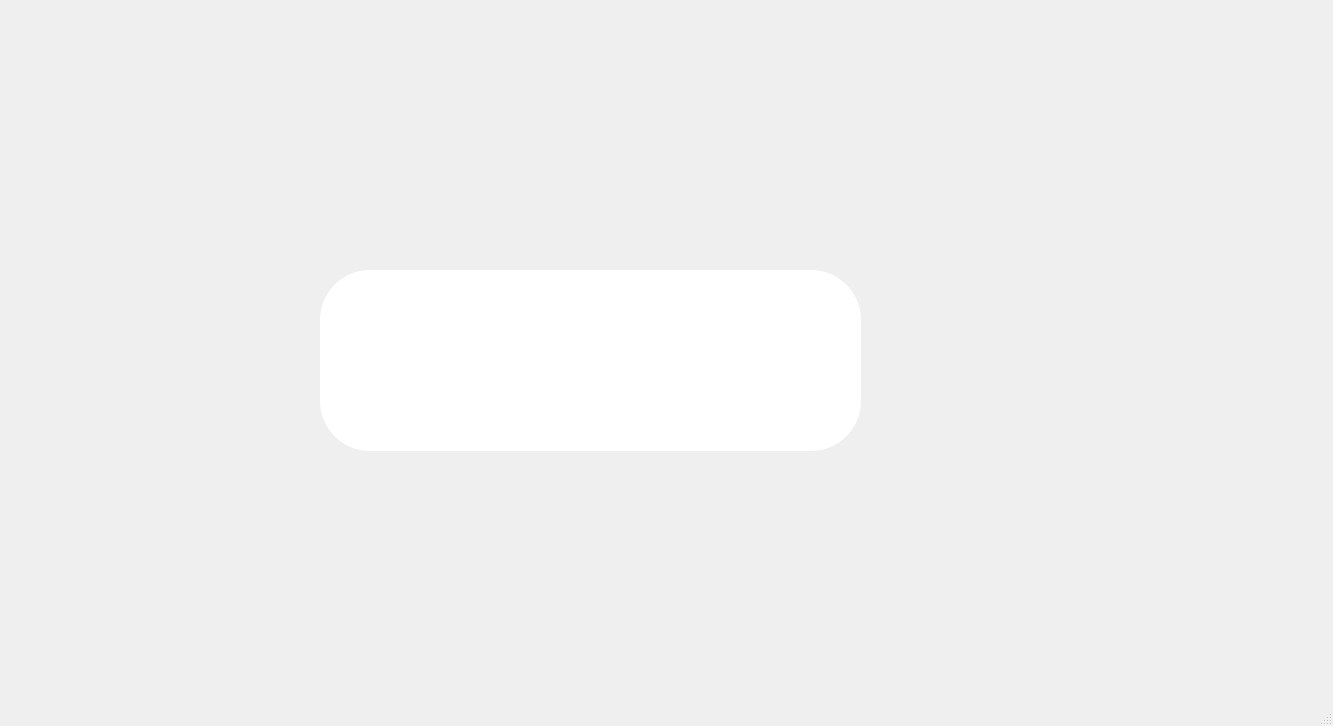
<?xml version="1.0" encoding="UTF-8"?>
<ui version="4.0">
 <class>MainWindow</class>
 <widget class="QMainWindow" name="MainWindow">
  <property name="enabled">
   <bool>true</bool>
  </property>
  <property name="geometry">
   <rect>
    <x>0</x>
    <y>0</y>
    <width>1333</width>
    <height>726</height>
   </rect>
  </property>
  <property name="windowTitle">
   <string>MainWindow</string>
  </property>
  <property name="autoFillBackground">
   <bool>false</bool>
  </property>
  <widget class="QWidget" name="centralwidget">
   <widget class="QWidget" name="widget" native="true">
    <property name="geometry">
     <rect>
      <x>320</x>
      <y>270</y>
      <width>541</width>
      <height>181</height>
     </rect>
    </property>
    <property name="autoFillBackground">
     <bool>false</bool>
    </property>
    <property name="styleSheet">
     <string notr="true">background: rgb(255, 255, 255);
            border-radius: 50px;</string>
    </property>
   </widget>
  </widget>
  <widget class="QStatusBar" name="statusbar">
   <property name="mouseTracking">
    <bool>true</bool>
   </property>
   <property name="statusTip">
    <string/>
   </property>
  </widget>
 </widget>
 <resources/>
 <connections/>
</ui>
